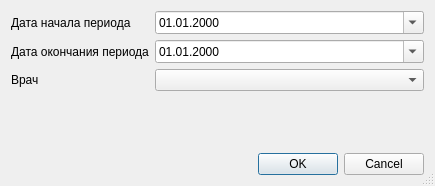
<?xml version="1.0" encoding="UTF-8"?>
<ui version="4.0">
 <class>CReportImunoprophylaxisForm5SetupDialog</class>
 <widget class="QDialog" name="CReportImunoprophylaxisForm5SetupDialog">
  <property name="windowModality">
   <enum>Qt::ApplicationModal</enum>
  </property>
  <property name="geometry">
   <rect>
    <x>0</x>
    <y>0</y>
    <width>435</width>
    <height>186</height>
   </rect>
  </property>
  <property name="windowTitle">
   <string>параметры отчёта</string>
  </property>
  <property name="sizeGripEnabled">
   <bool>true</bool>
  </property>
  <layout class="QGridLayout" name="gridLayout">
   <item row="1" column="1" colspan="2">
    <widget class="CDateEdit" name="edtEndDate">
     <property name="displayFormat">
      <string>dd.MM.yyyy</string>
     </property>
     <property name="calendarPopup">
      <bool>true</bool>
     </property>
    </widget>
   </item>
   <item row="3" column="1">
    <widget class="QFrame" name="frmMKB">
     <property name="frameShape">
      <enum>QFrame::NoFrame</enum>
     </property>
     <property name="frameShadow">
      <enum>QFrame::Raised</enum>
     </property>
     <layout class="QGridLayout" name="_2">
      <property name="horizontalSpacing">
       <number>4</number>
      </property>
      <property name="verticalSpacing">
       <number>0</number>
      </property>
      <property name="margin">
       <number>0</number>
      </property>
     </layout>
    </widget>
   </item>
   <item row="0" column="0">
    <widget class="QLabel" name="lblBegDate">
     <property name="text">
      <string>Дата начала периода</string>
     </property>
     <property name="buddy">
      <cstring>edtBegDate</cstring>
     </property>
    </widget>
   </item>
   <item row="0" column="1" colspan="2">
    <widget class="CDateEdit" name="edtBegDate">
     <property name="displayFormat">
      <string>dd.MM.yyyy</string>
     </property>
     <property name="calendarPopup">
      <bool>true</bool>
     </property>
    </widget>
   </item>
   <item row="4" column="2">
    <widget class="QDialogButtonBox" name="buttonBox">
     <property name="orientation">
      <enum>Qt::Horizontal</enum>
     </property>
     <property name="standardButtons">
      <set>QDialogButtonBox::Cancel|QDialogButtonBox::Ok</set>
     </property>
    </widget>
   </item>
   <item row="1" column="0">
    <widget class="QLabel" name="lblEndDate">
     <property name="text">
      <string>Дата окончания периода</string>
     </property>
     <property name="buddy">
      <cstring>edtEndDate</cstring>
     </property>
    </widget>
   </item>
   <item row="3" column="0">
    <spacer name="verticalSpacer">
     <property name="orientation">
      <enum>Qt::Vertical</enum>
     </property>
     <property name="sizeHint" stdset="0">
      <size>
       <width>20</width>
       <height>40</height>
      </size>
     </property>
    </spacer>
   </item>
   <item row="2" column="1" colspan="2">
    <widget class="CPersonComboBox" name="cmbPerson"/>
   </item>
   <item row="2" column="0">
    <widget class="QLabel" name="lblPerson">
     <property name="text">
      <string>Врач</string>
     </property>
    </widget>
   </item>
  </layout>
 </widget>
 <customwidgets>
  <customwidget>
   <class>CDateEdit</class>
   <extends>QDateEdit</extends>
   <header>library/DateEdit</header>
  </customwidget>
  <customwidget>
   <class>CPersonComboBox</class>
   <extends>QComboBox</extends>
   <header>Orgs/PersonComboBox</header>
  </customwidget>
 </customwidgets>
 <tabstops>
  <tabstop>edtBegDate</tabstop>
  <tabstop>edtEndDate</tabstop>
  <tabstop>buttonBox</tabstop>
 </tabstops>
 <resources/>
 <connections>
  <connection>
   <sender>buttonBox</sender>
   <signal>accepted()</signal>
   <receiver>CReportImunoprophylaxisForm5SetupDialog</receiver>
   <slot>accept()</slot>
   <hints>
    <hint type="sourcelabel">
     <x>121</x>
     <y>138</y>
    </hint>
    <hint type="destinationlabel">
     <x>102</x>
     <y>90</y>
    </hint>
   </hints>
  </connection>
  <connection>
   <sender>buttonBox</sender>
   <signal>rejected()</signal>
   <receiver>CReportImunoprophylaxisForm5SetupDialog</receiver>
   <slot>reject()</slot>
   <hints>
    <hint type="sourcelabel">
     <x>234</x>
     <y>138</y>
    </hint>
    <hint type="destinationlabel">
     <x>236</x>
     <y>76</y>
    </hint>
   </hints>
  </connection>
 </connections>
</ui>
